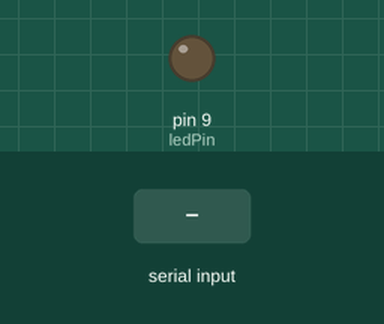
Recording of a sketch running on a simulated Arduino Uno, built with avr-gcc and run on an emulated ATmega328P. Shown: output pins drawn as LEDs (lit = HIGH). Inputs (shaded band) come from the test bench.

Above: at 1.2 s.
1.3 s: "90,45\n" received over Serial
At 2.1 s:
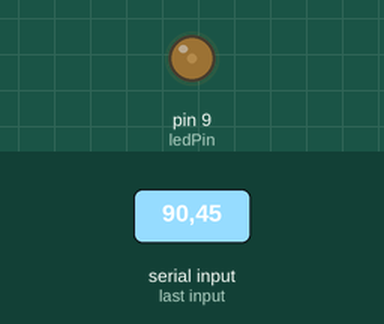
3.8 s: "30,150\n" received over Serial
At 4.6 s:
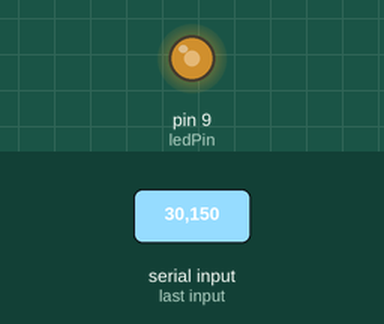
6.3 s: "200\n" received over Serial
At 7.0 s:
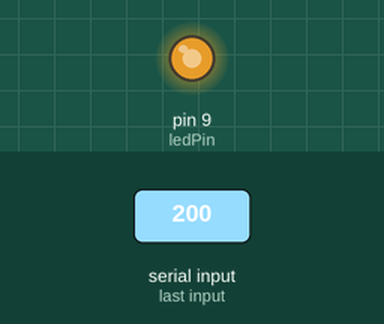
Timing chart, 0 to 9.3 s (numbered marks = the images above; inputs shaded):
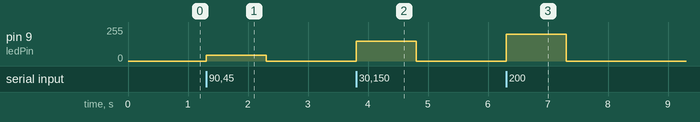

Measured:
- after the input at 1.3 s, pin 9 (ledPin): 0/255 → 45/255 at once, → 0/255 1.0 s later
- after the input at 3.8 s, pin 9 (ledPin): 0/255 → 150/255 at once, → 0/255 1.0 s later
- after the input at 6.3 s, pin 9 (ledPin): 0/255 → 200/255 at once, → 0/255 1.0 s later

The sketch:

arduino_led.ino
```cpp
int ledPin = 9;

void setup()
{
    Serial.begin(9600);
    pinMode(ledPin, OUTPUT);
}

void loop()
{
    if (Serial.available())
    {
        int pwm = Serial.parseInt();

        if (pwm >= 0 && pwm <= 255)
        {
            analogWrite(ledPin, pwm);
        }
    }
}
```
